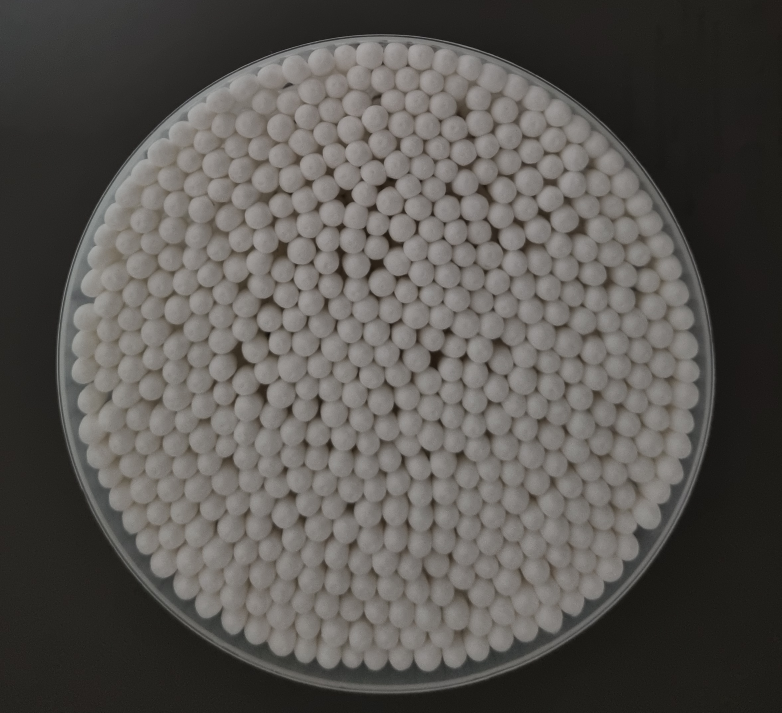
#> input picture team1/mb_001.jpg, 2346 x 2138 px (shown at 1/3 size)
$ python dddd.py   (older library calls are emulated)
#> lines starting #> are read from the running program, lines starting #| are printed output that depends on the picture; after the words box and inside, x2 and y2 are one past the last pixel; in counts of white or black regions, pixels touching at a corner belong together
import cv2
import numpy as np

# 이미지 로드
image = cv2.imread('mb_001.jpg')
#> image is the input picture: shape (2138, 2346, 3); mean B, G, R 82.1, 85.9, 88.8

# 1. 그레이스케일 변환
gray = cv2.cvtColor(image, cv2.COLOR_BGR2GRAY)

# 2. 가우시안 블러 적용 (노이즈 제거)
blurred = cv2.GaussianBlur(gray, (9, 9), 2)

# 3. 적응형 이진화 적용 (영역별 문턱값 처리)
adaptive_thresh = cv2.adaptiveThreshold(blurred, 255, cv2.ADAPTIVE_THRESH_GAUSSIAN_C, cv2.THRESH_BINARY, 11, 2)
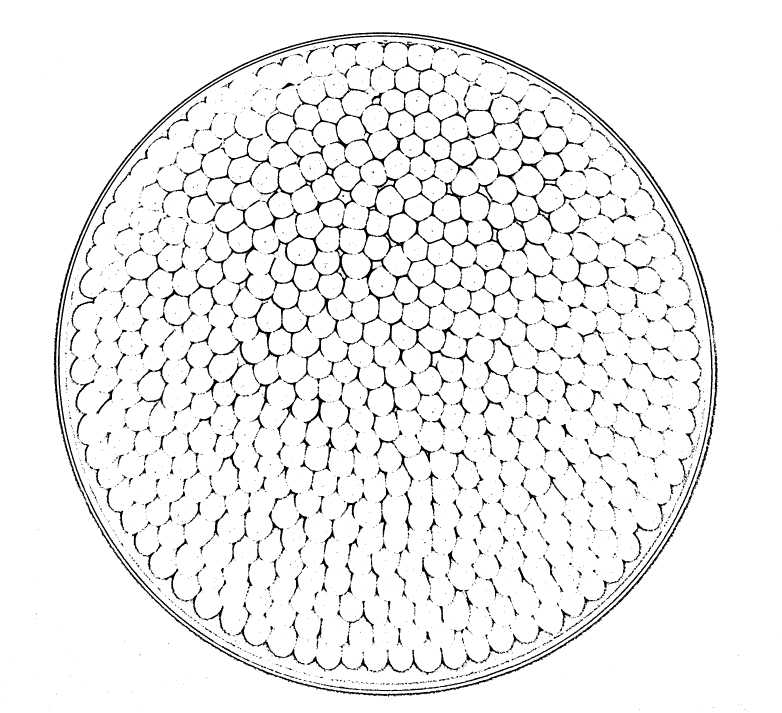
#> adaptive_thresh: shape (2138, 2346) (shown at 1/3 size); 94.1% white; 4661 black regions (3797 under 20 px), largest, box (x1, y1, x2, y2) and area: (174, 106, 2138, 2074) 23092, (161, 97, 2145, 1489) 17326, (1028, 492, 1440, 1050) 16428

# 4. 열림 연산 적용 (침식 후 팽창)
kernel = np.ones((5, 5), np.uint8)  # 5x5 커널을 사용
opened = cv2.morphologyEx(adaptive_thresh, cv2.MORPH_OPEN, kernel)
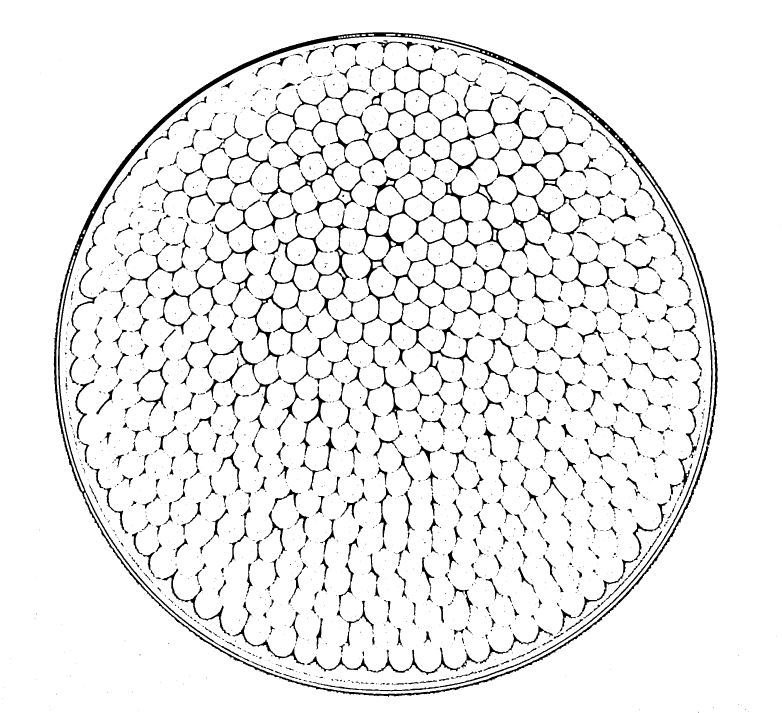
#> opened: shape (2138, 2346) (shown at 1/3 size); 93.4% white; 2260 black regions (1740 under 20 px), largest, box (x1, y1, x2, y2) and area: (795, 167, 1782, 1260) 68507, (161, 97, 2154, 2091) 65930, (601, 443, 1097, 1310) 23455

# 5. 소벨 연산자를 이용한 에지 검출 (수평과 수직 방향)
sobel_x = cv2.Sobel(opened, cv2.CV_64F, 1, 0, ksize=3)  # 수평 방향 에지
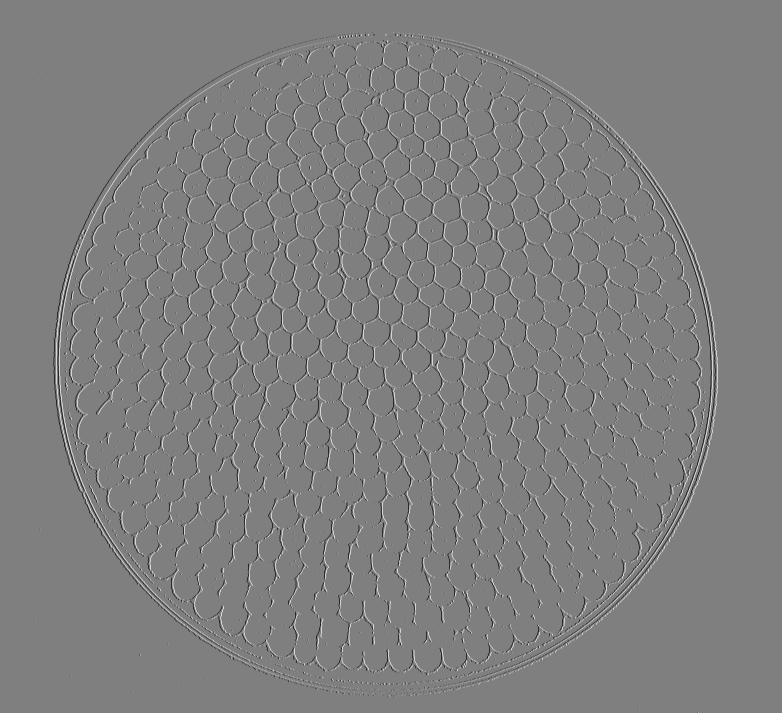
#> sobel_x: shape (2138, 2346) float64 (shown at 1/3 size); min -1020, max 1020, mean 0; drawn with min black and max white
sobel_y = cv2.Sobel(opened, cv2.CV_64F, 0, 1, ksize=3)  # 수직 방향 에지
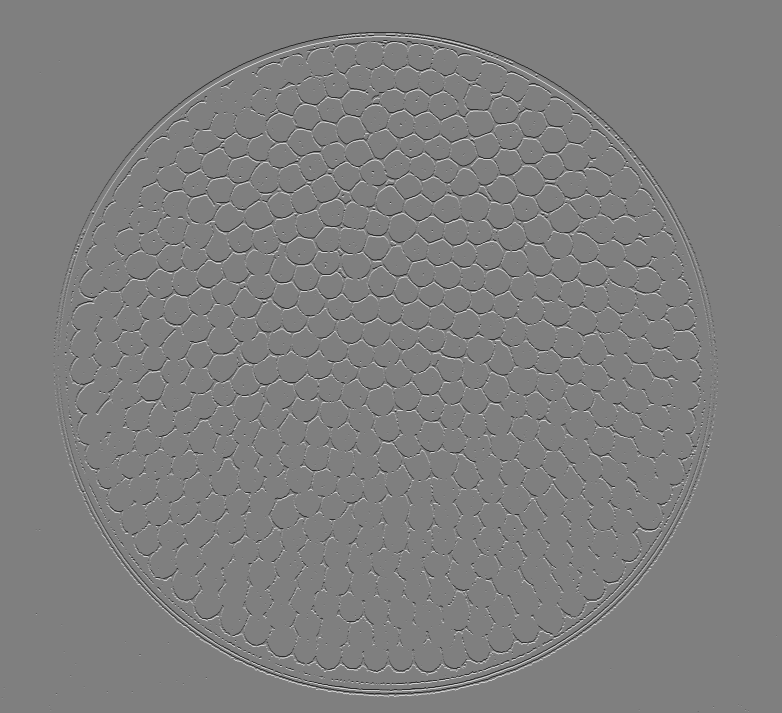
#> sobel_y: shape (2138, 2346) float64 (shown at 1/3 size); min -1020, max 1020, mean 0; drawn with min black and max white

# 절대값을 취하여 두 방향의 에지 결합
sobel_combined = cv2.sqrt(sobel_x**2 + sobel_y**2)
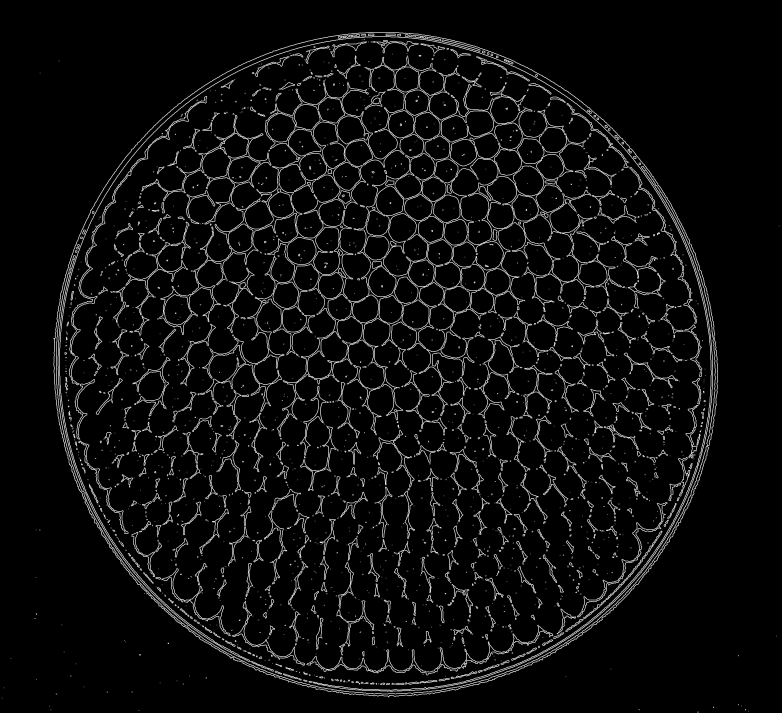
#> sobel_combined: shape (2138, 2346) float64 (shown at 1/3 size); min 0, max 1140.4, mean 59.5; drawn with min black and max white
sobel_combined = cv2.convertScaleAbs(sobel_combined)
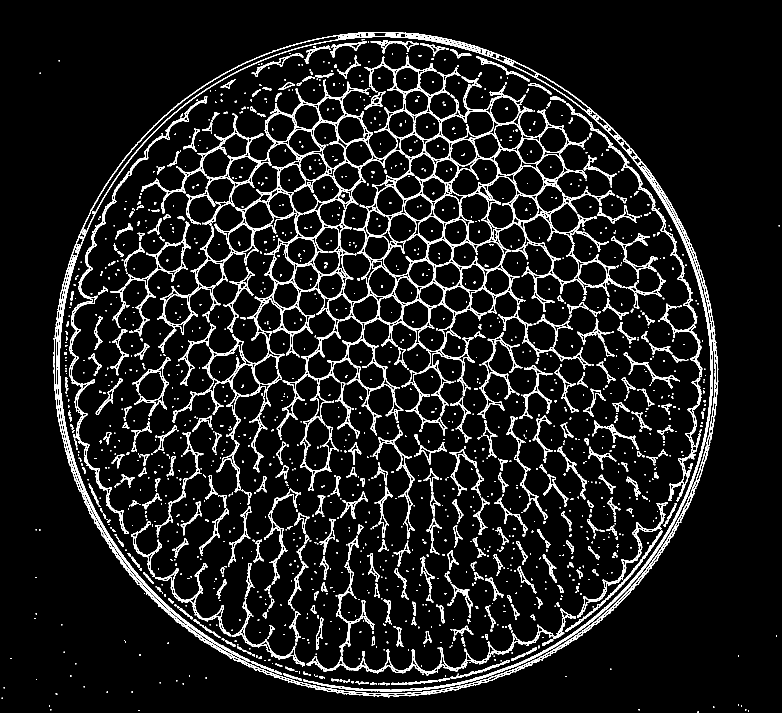
#> sobel_combined: shape (2138, 2346) (shown at 1/3 size); 7.3% white in thin lines or dots

# 6. 컨투어 검출
contours, _ = cv2.findContours(sobel_combined, cv2.RETR_EXTERNAL, cv2.CHAIN_APPROX_SIMPLE)
#> contours = 45 contours, 44 with area under 20; largest, box (x1, y1, x2, y2) and area: (160, 96, 2155, 2092) 3107614

# 면봉 머리 개수 출력
cotton_swab_count = len(contours)
#> cotton_swab_count = 45
print(f"면봉 머리 개수: {cotton_swab_count}")
#| 면봉 머리 개수: 45

# 면봉 머리 시각화
output = image.copy()
for cnt in contours:
    (x, y), radius = cv2.minEnclosingCircle(cnt)
    center = (int(x), int(y))
    radius = int(radius)
    cv2.circle(output, center, radius, (0, 255, 0), 2)
#> this loop made 45 passes
#> (cnt, x, y, radius) on passes 2, 3, 4, 8, 9, 11, 15, 16, 18: ([[2244, 2132], [2244, 2134], [2246, 2134], [2246, 2132]], 2245, 2133, 1), ([[415, 2130], [415, 2132], [417, 2132], [417, 2130]], 416, 2131, 1), ([[151, 2128], [151, 2130], [153, 2130], [153, 2128]], 152, 2129, 1), ([[147, 2117], [147, 2119], [149, 2119], [149, 2117]], 148, 2118, 1), ([[2223, 2116], [2223, 2118], [2225, 2118], [2225, 2116]], 2224, 2117, 1), ([[5, 2093], [5, 2095], [7, 2095], [7, 2093]], 6, 2094, 1), ([[11, 2062], [11, 2064], [13, 2064], [13, 2062]], 12, 2063, 1), ([[251, 2059], [251, 2061], [253, 2061], [253, 2059]], 252, 2060, 1), ([[479, 2047], [479, 2049], [481, 2049], [481, 2047]], 480, 2048, 1)
#> (cnt, x, y, radius, center) on passes 6, 10, 13, 14, 24, 28: ([[1916, 2127], [1916, 2130], [1918, 2130], [1918, 2127]], 1917, 2128.5, 1, (1917, 2128)), ([[2214, 2112], [2214, 2115], [2216, 2115], [2216, 2112]], 2215, 2113.5, 1, (2215, 2113)), ([[320, 2075], [320, 2077], [323, 2077], [323, 2075]], 321.5, 2076, 1, (321, 2076)), ([[395, 2074], [395, 2077], [397, 2077], [397, 2074]], 396, 2075.5, 1, (396, 2075)), ([[211, 2026], [211, 2029], [213, 2029], [213, 2026]], 212, 2027.5, 1, (212, 2027)), ([[2214, 1965], [2214, 1968], [2216, 1968], [2216, 1965]], 2215, 1966.5, 1, (2215, 1966))

# 면봉 개수 텍스트 추가
cv2.putText(output, f'Cotton Swab Count: {cotton_swab_count}', (10, 30),
            cv2.FONT_HERSHEY_SIMPLEX, 1, (255, 0, 0), 2)

# 결과 창 크기 설정
cv2.namedWindow('Original Image', cv2.WINDOW_NORMAL)
cv2.namedWindow('gray', cv2.WINDOW_NORMAL)
cv2.namedWindow('blurred', cv2.WINDOW_NORMAL)
cv2.namedWindow('Adaptive Thresholding Image', cv2.WINDOW_NORMAL)
cv2.namedWindow('Opened Image (after Open Operation)', cv2.WINDOW_NORMAL)
cv2.namedWindow('Sobel Edge Detection', cv2.WINDOW_NORMAL)
cv2.namedWindow('Detected Cotton Swabs', cv2.WINDOW_NORMAL)

# 창 크기 조절
cv2.resizeWindow('Original Image', 800, 800)
cv2.resizeWindow('gray', 800, 800)
cv2.resizeWindow('blurred', 800, 800)
cv2.resizeWindow('Adaptive Thresholding Image', 800, 800)
cv2.resizeWindow('Opened Image (after Open Operation)', 800, 800)
cv2.resizeWindow('Sobel Edge Detection', 800, 800)
cv2.resizeWindow('Detected Cotton Swabs', 800, 800)

# 결과 이미지 출력
cv2.imshow('Original Image', image)   # 원본 이미지 출력
cv2.imshow('gray', gray)   # 그레이 스케일
cv2.imshow('blurred', blurred)  #가우시안 블러
cv2.imshow('Adaptive Thresholding Image', adaptive_thresh)  # 적응형 문턱값 처리 후 출력
cv2.imshow('Opened Image (after Open Operation)', opened)  # 열림 연산 적용 후 출력
cv2.imshow('Sobel Edge Detection', sobel_combined)  # 소벨 연산자 에지 검출 결과 출력
cv2.imshow('Detected Cotton Swabs', output)  # 면봉 머리 검출 결과 출력

cv2.waitKey(0)
cv2.destroyAllWindows()

$ run again, with team1/mb_002.jpg copied over team1/mb_001.jpg
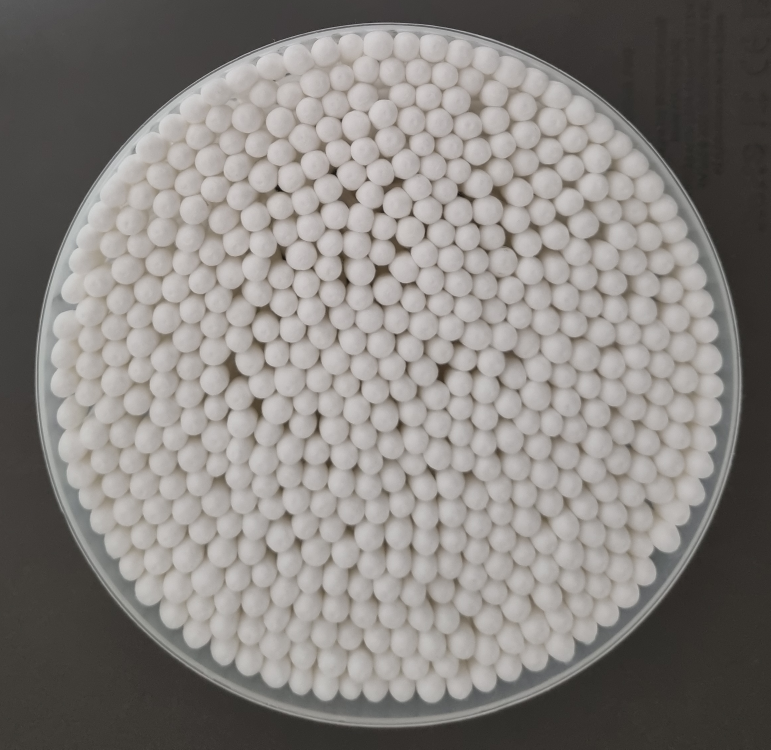
#> input picture team1/mb_002.jpg, 2312 x 2248 px (shown at 1/3 size)
#> image is the input picture: shape (2248, 2312, 3); mean B, G, R 127.3, 130.8, 134.8
#> `adaptive_thresh = cv2.adaptiveThreshold(blurred, 255, cv2.ADAPTIVE_THR..`:
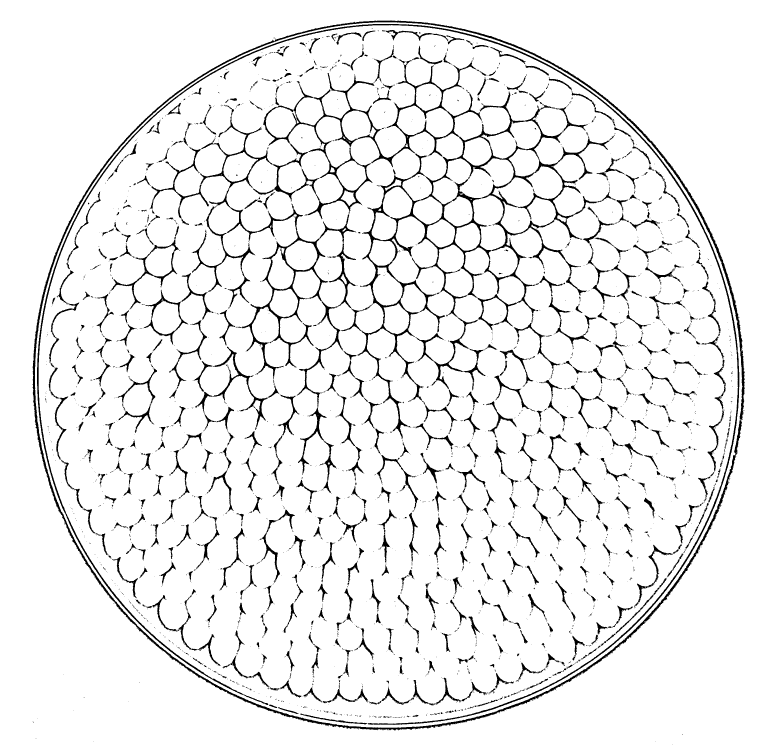
#> adaptive_thresh: shape (2248, 2312) (shown at 1/3 size); 93.3% white; 3251 black regions (2626 under 20 px), largest, box (x1, y1, x2, y2) and area: (450, 180, 1848, 1478) 108093, (98, 61, 2234, 2192) 40342, (111, 72, 2218, 2175) 27384
#> opened: shape (2248, 2312); 92.6% white; 1176 black regions (809 under 20 px), largest, box (x1, y1, x2, y2) and area: (431, 135, 1981, 1478) 142853, (98, 61, 2234, 2192) 77572, (666, 1952, 1542, 2116) 8029
#> `sobel_combined = cv2.convertScaleAbs(sobel_combined)`:
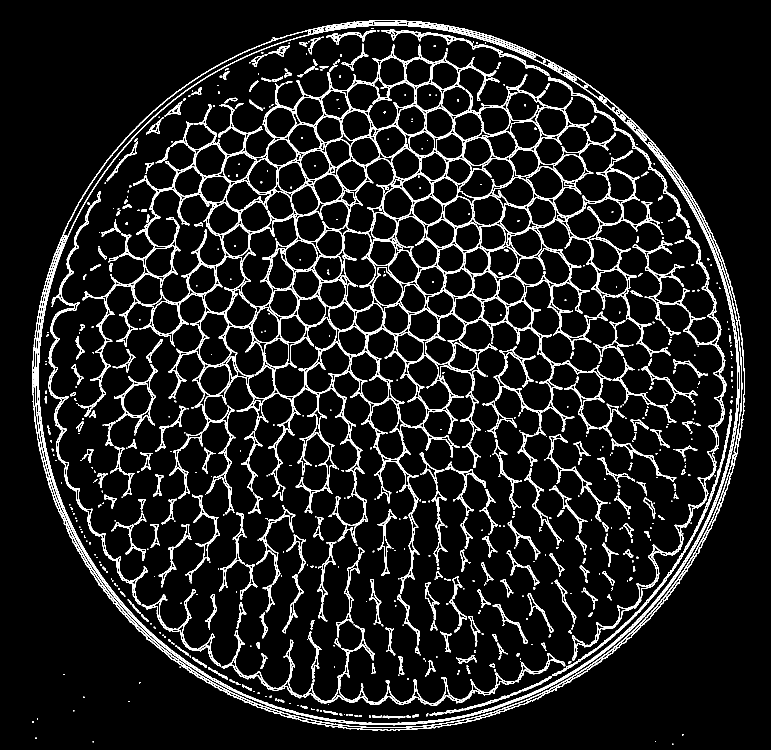
#> sobel_combined: shape (2248, 2312) (shown at 1/3 size); 7.6% white in thin lines or dots, all inside (x1, y1, x2, y2) = (97, 60, 2235, 2234)
#> contours = 14 contours, 13 with area under 20; largest, box (x1, y1, x2, y2) and area: (97, 60, 2235, 2193) 3566800
#> cotton_swab_count = 14
#| 면봉 머리 개수: 14
#> the loop `for cnt in contours:` made 14 passes
#> (cnt, x, y, radius) on passes 1, 2, 3, 7, 8, 9: ([[2017, 2231], [2017, 2233], [2019, 2233], [2019, 2231]], 2018, 2232, 1), ([[278, 2224], [278, 2226], [280, 2226], [280, 2224]], 279, 2225, 1), ([[1965, 2223], [1965, 2225], [1967, 2225], [1967, 2223]], 1966, 2224, 1), ([[111, 2155], [111, 2157], [113, 2157], [113, 2155]], 112, 2156, 1), ([[220, 2131], [220, 2133], [222, 2133], [222, 2131]], 221, 2132, 1), ([[385, 2103], [385, 2105], [387, 2105], [387, 2103]], 386, 2104, 1)
